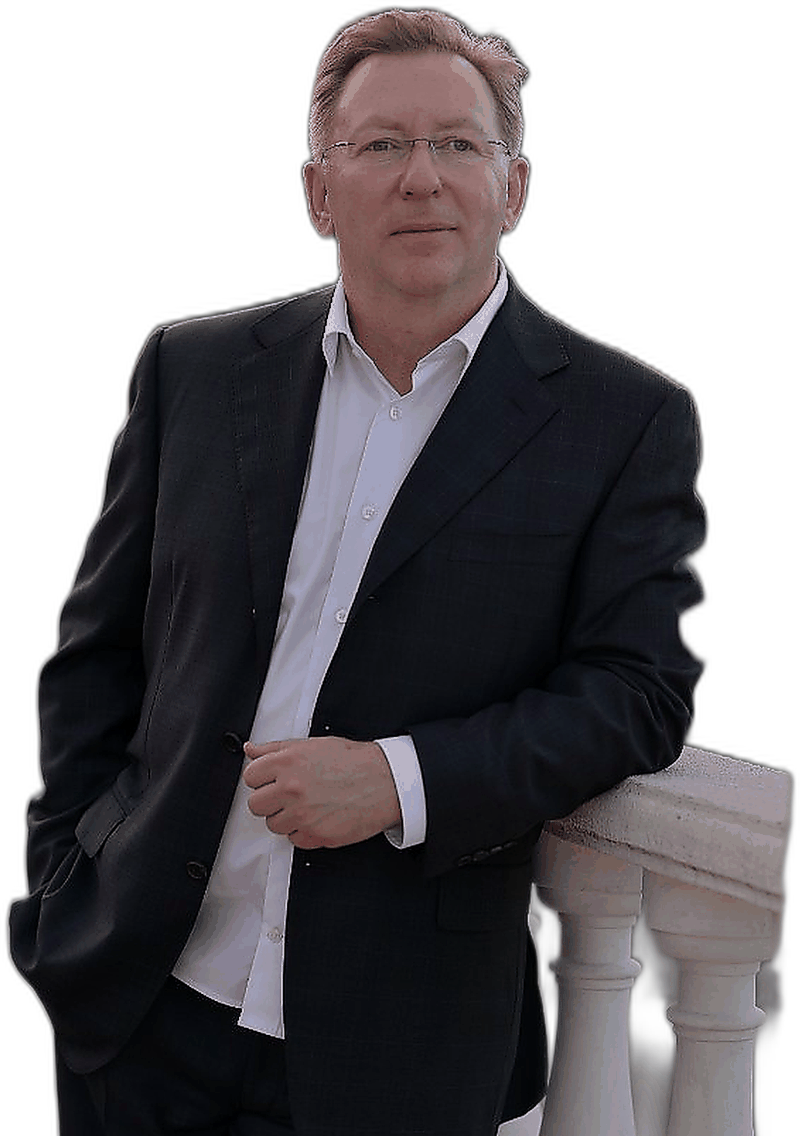
#> input picture images/portrait-hero.png, 800 x 1136 px; its folder holds 6 pictures in this run
$ python build_site.py
#> lines starting #> are read from the running program, lines starting #| are printed output that depends on the picture
#> in optimize_hero_images, img is the input picture: PIL image 800x1136 RGBA; mean R, G, B, A 38.1, 35.2, 38.2, 166.8
#!/usr/bin/env python3
"""Build static SEO blocks, patch HTML, split i18n, optimize assets."""
from __future__ import annotations

import json
import os
import re
from pathlib import Path

ROOT = Path(__file__).resolve().parents[1]
SITE_URL = "https://mkofman.com"
LANGS = ["en", "es", "de", "fr", "ru", "uk", "zh", "ar", "he"]

PAGES = [
    ("index.html", "home", ""),
    ("about.html", "about", "about.html"),
    ("ventures.html", "ventures", "ventures.html"),
    ("career.html", "career", "career.html"),
    ("recognition.html", "recognition", "recognition.html"),
    ("contact.html", "contact", "contact.html"),
    ("consulting.html", "consulting", "consulting.html"),
    ("insights.html", "insights", "insights.html"),
    ("case-studies.html", "caseStudies", "case-studies.html"),
    ("article-data-infrastructure.html", "article1", "article-data-infrastructure.html"),
    ("article-precision-medicine.html", "article2", "article-precision-medicine.html"),
    ("privacy.html", "privacy", "privacy.html"),
    ("board.html", "board", "board.html"),
    ("thesis.html", "thesis", "thesis.html"),
    ("press.html", "press", "press.html"),
    ("deck.html", "deck", "deck.html"),
    ("brief-ipo.html", "briefIpo", "brief-ipo.html"),
    ("brief-genetic.html", "briefGenetic", "brief-genetic.html"),
    ("brief-ai.html", "briefAi", "brief-ai.html"),
]

OG_IMAGE = f"{SITE_URL}/images/portrait-hero-og.jpg"
OG_IMAGE_WIDTH = 1200
OG_IMAGE_HEIGHT = 630
SITE_START_YEAR = 2026

ARTICLE_PAGES = {
    "article1": {"datePublished": "2024-06-01", "author": "Michael Kofman"},
    "article2": {"datePublished": "2024-08-15", "author": "Michael Kofman"},
    "briefIpo": {"datePublished": "2025-03-01", "author": "Michael Kofman"},
    "briefGenetic": {"datePublished": "2025-04-01", "author": "Michael Kofman"},
    "briefAi": {"datePublished": "2025-05-01", "author": "Michael Kofman"},
}

BREADCRUMB_LABELS = {
    "home": "Home",
    "about": "About",
    "ventures": "Ventures",
    "career": "The Record",
    "recognition": "Recognition",
    "contact": "Contact",
    "consulting": "Consulting",
    "insights": "Insights",
    "caseStudies": "Case Studies",
    "article1": "Data Infrastructure",
    "article2": "Precision Medicine",
    "privacy": "Privacy",
    "board": "Advisory",
    "thesis": "Leadership Thesis",
    "press": "Press",
    "deck": "Executive Overview",
    "briefIpo": "Brief: IPO",
    "briefGenetic": "Brief: Genetic Data",
    "briefAi": "Brief: AI Strategy",
}


# [145 lines left out: functions meta_basics_block, breadcrumb_ld, article_ld, load_meta, page_url, seo_block and 1 more, not called in this run]


FONT_HREF = (
    "https://fonts.googleapis.com/css2?"
    "family=Cormorant+Garamond:ital,wght@0,400;0,600;1,400&family=Inter:wght@400;500;600&display=swap"
)


# [166 lines left out: functions font_links, head_extras, strip_seo_blocks, patch_html_head, patch_footer_privacy, patch_footer_copyright and 1 more, not called in this run]


HERO_PORTRAIT_BG = (0, 0, 0)  # matches --hero-portrait-bg in controls.css


def _light_defringe(img, contam=(255, 255, 255)) -> None:
    """Remove white matting only on semi-transparent edge pixels — no RGB retouching."""
#> called with contam = (255, 255, 255)
    px = img.load()
    w, h = img.size
#> w = 800; h = 1136
    cr, cg, cb = contam
    for y in range(h):
        for x in range(w):
            r, g, b, a = px[x, y]
            if a == 0 or a == 255:
                continue
            af = a / 255.0
            nr = int(max(0, min(255, (r - cr * (1 - af)) / af)))
            ng = int(max(0, min(255, (g - cg * (1 - af)) / af)))
            nb = int(max(0, min(255, (b - cb * (1 - af)) / af)))
            px[x, y] = (nr, ng, nb, a)


def _prepare_hero_cutout(img):
    """Resize-ready RGBA cutout with minimal edge cleanup — no inpainting or tone edits."""
    cutout = img.convert("RGBA")
    _light_defringe(cutout)
    return cutout


def _bake_hero_on_bg(img, bg=HERO_PORTRAIT_BG):
#> called with bg = (0, 0, 0)
    from PIL import Image

    base = Image.new("RGBA", img.size, (*bg, 255))
    return Image.alpha_composite(base, img).convert("RGB")
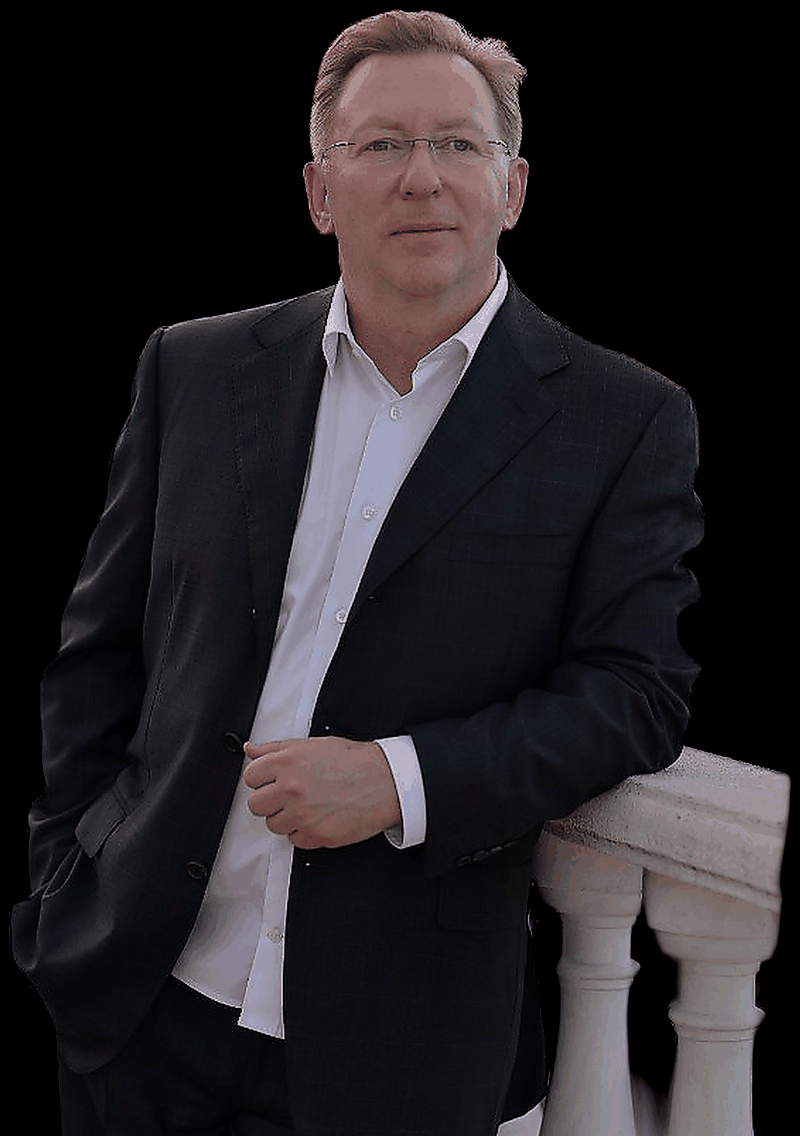
#> returned value: PIL image 800x1136 RGB; mean R, G, B 36.6, 33.7, 36.8


def _generate_og_portrait(prepared) -> None:
    """1200x630 share card — portrait composited on solid black (no transparency)."""
    from PIL import Image

    canvas_w, canvas_h = OG_IMAGE_WIDTH, OG_IMAGE_HEIGHT
    margin = 24
    max_w = canvas_w - margin * 2
    max_h = canvas_h - margin * 2
    ratio = min(max_w / prepared.width, max_h / prepared.height)
#> ratio = 0.512
    new_w = int(prepared.width * ratio)
#> new_w = 409
    new_h = int(prepared.height * ratio)
#> new_h = 582
    resample = getattr(Image, "Resampling", Image).LANCZOS
    scaled = prepared.resize((new_w, new_h), resample)
    baked = _bake_hero_on_bg(scaled)

    canvas = Image.new("RGB", (canvas_w, canvas_h), HERO_PORTRAIT_BG)
#> canvas: PIL image 1200x630 RGB; every value is 0
    x = (canvas_w - new_w) // 2
#> x = 395
    y = (canvas_h - new_h) // 2
#> y = 24
    canvas.paste(baked, (x, y))
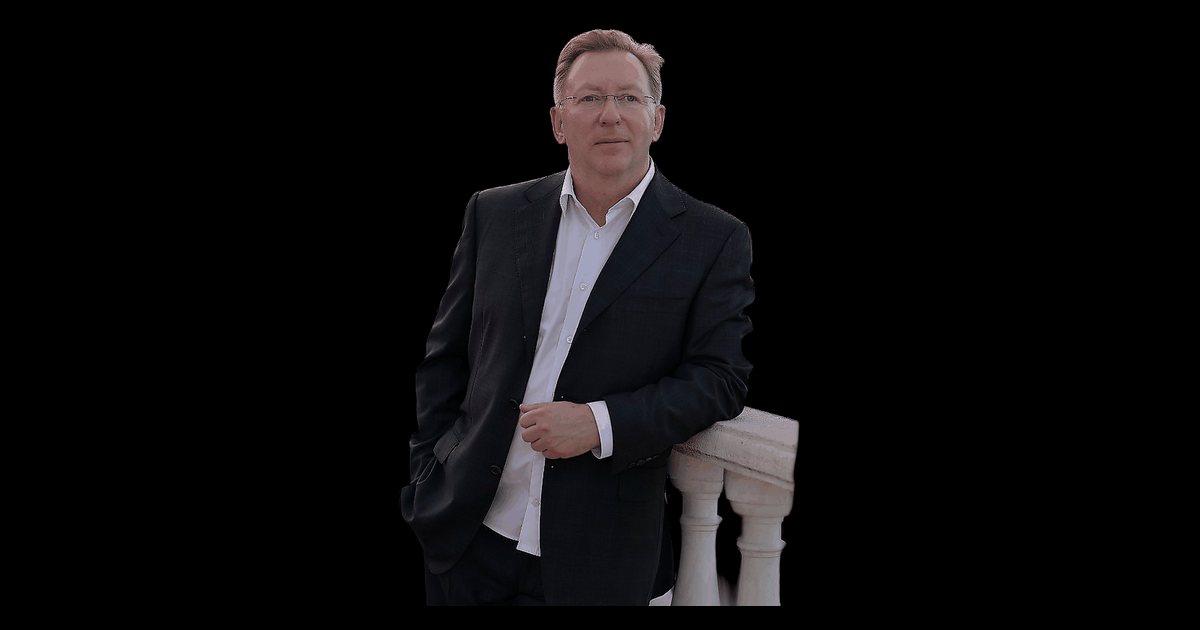
#> canvas: PIL image 1200x630 RGB; mean R, G, B 11.5, 10.6, 11.6

    og_jpg = ROOT / "images" / "portrait-hero-og.jpg"
    og_webp = ROOT / "images" / "portrait-hero-og.webp"
    canvas.save(og_jpg, "JPEG", quality=90, optimize=True, progressive=True)
    canvas.save(og_webp, "WEBP", quality=90, method=6)
    print(
        f"og portrait: jpg {og_jpg.stat().st_size // 1024} KB, "
#> (the run stopped early here; a loop or call above may not have finished)
